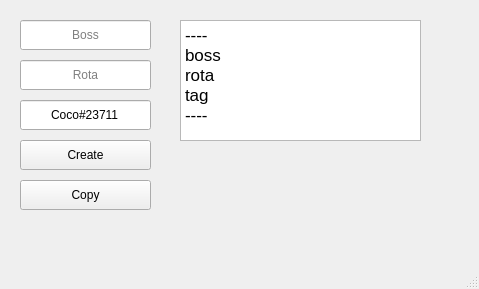
<?xml version="1.0" encoding="UTF-8"?>
<ui version="4.0">
 <class>BossRota</class>
 <widget class="QMainWindow" name="BossRota">
  <property name="geometry">
   <rect>
    <x>0</x>
    <y>0</y>
    <width>479</width>
    <height>289</height>
   </rect>
  </property>
  <property name="windowTitle">
   <string>BossRota</string>
  </property>
  <widget class="QWidget" name="centralwidget">
   <widget class="QLineEdit" name="line_edit_boss">
    <property name="geometry">
     <rect>
      <x>20</x>
      <y>20</y>
      <width>131</width>
      <height>30</height>
     </rect>
    </property>
    <property name="toolTip">
     <string>Boss to fight</string>
    </property>
    <property name="text">
     <string/>
    </property>
    <property name="alignment">
     <set>Qt::AlignmentFlag::AlignCenter</set>
    </property>
    <property name="placeholderText">
     <string>Boss</string>
    </property>
   </widget>
   <widget class="QLineEdit" name="line_edit_rota">
    <property name="geometry">
     <rect>
      <x>20</x>
      <y>60</y>
      <width>131</width>
      <height>30</height>
     </rect>
    </property>
    <property name="toolTip">
     <string>How many rounds?</string>
    </property>
    <property name="text">
     <string/>
    </property>
    <property name="alignment">
     <set>Qt::AlignmentFlag::AlignCenter</set>
    </property>
    <property name="placeholderText">
     <string>Rota</string>
    </property>
   </widget>
   <widget class="QLineEdit" name="line_edit_battletag">
    <property name="geometry">
     <rect>
      <x>20</x>
      <y>100</y>
      <width>131</width>
      <height>30</height>
     </rect>
    </property>
    <property name="text">
     <string>Coco#23711</string>
    </property>
    <property name="alignment">
     <set>Qt::AlignmentFlag::AlignCenter</set>
    </property>
    <property name="placeholderText">
     <string>Battletag</string>
    </property>
   </widget>
   <widget class="QPushButton" name="button_create">
    <property name="geometry">
     <rect>
      <x>20</x>
      <y>140</y>
      <width>131</width>
      <height>30</height>
     </rect>
    </property>
    <property name="text">
     <string>Create</string>
    </property>
   </widget>
   <widget class="QTextEdit" name="textEdit">
    <property name="geometry">
     <rect>
      <x>180</x>
      <y>20</y>
      <width>241</width>
      <height>121</height>
     </rect>
    </property>
    <property name="html">
     <string>&lt;!DOCTYPE HTML PUBLIC &quot;-//W3C//DTD HTML 4.0//EN&quot; &quot;http://www.w3.org/TR/REC-html40/strict.dtd&quot;&gt;
&lt;html&gt;&lt;head&gt;&lt;meta name=&quot;qrichtext&quot; content=&quot;1&quot; /&gt;&lt;meta charset=&quot;utf-8&quot; /&gt;&lt;style type=&quot;text/css&quot;&gt;
p, li { white-space: pre-wrap; }
hr { height: 1px; border-width: 0; }
li.unchecked::marker { content: &quot;\2610&quot;; }
li.checked::marker { content: &quot;\2612&quot;; }
&lt;/style&gt;&lt;/head&gt;&lt;body style=&quot; font-family:'Roboto'; font-size:13pt; font-weight:400; font-style:normal;&quot;&gt;
&lt;p style=&quot; margin-top:0px; margin-bottom:0px; margin-left:0px; margin-right:0px; -qt-block-indent:0; text-indent:0px;&quot;&gt;----&lt;/p&gt;
&lt;p style=&quot; margin-top:0px; margin-bottom:0px; margin-left:0px; margin-right:0px; -qt-block-indent:0; text-indent:0px;&quot;&gt;boss&lt;/p&gt;
&lt;p style=&quot; margin-top:0px; margin-bottom:0px; margin-left:0px; margin-right:0px; -qt-block-indent:0; text-indent:0px;&quot;&gt;rota&lt;/p&gt;
&lt;p style=&quot; margin-top:0px; margin-bottom:0px; margin-left:0px; margin-right:0px; -qt-block-indent:0; text-indent:0px;&quot;&gt;tag&lt;/p&gt;
&lt;p style=&quot; margin-top:0px; margin-bottom:0px; margin-left:0px; margin-right:0px; -qt-block-indent:0; text-indent:0px;&quot;&gt;----&lt;/p&gt;&lt;/body&gt;&lt;/html&gt;</string>
    </property>
   </widget>
   <widget class="QPushButton" name="button_copy">
    <property name="geometry">
     <rect>
      <x>20</x>
      <y>180</y>
      <width>131</width>
      <height>30</height>
     </rect>
    </property>
    <property name="text">
     <string>Copy</string>
    </property>
   </widget>
  </widget>
  <widget class="QMenuBar" name="menubar">
   <property name="geometry">
    <rect>
     <x>0</x>
     <y>0</y>
     <width>479</width>
     <height>27</height>
    </rect>
   </property>
  </widget>
  <widget class="QStatusBar" name="statusbar"/>
 </widget>
 <resources/>
 <connections/>
</ui>
